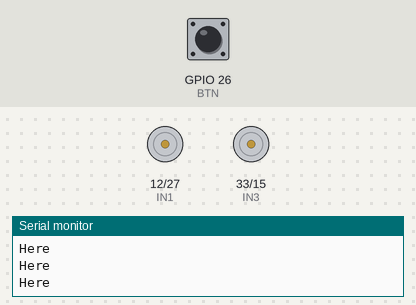
Bench run of a sketch on a simulated ESP32. On the bench: motor-driver pin pairs drawn as motors (green arrow = first pin HIGH = forward, orange = second pin HIGH = backward, longer = more drive, scaled by the enable pin), the last lines printed to the serial monitor. The inputs (shaded band) are chosen by the test bench; at power-on: GPIO 26 (BTN) LOW.

Above: at 1.2 s.
1.3 s: GPIO 26 (BTN) pulled HIGH for 0.15 s
At 2.1 s:
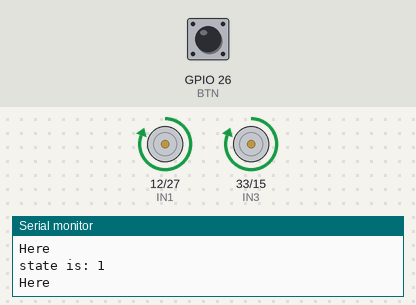
At 4.9 s:
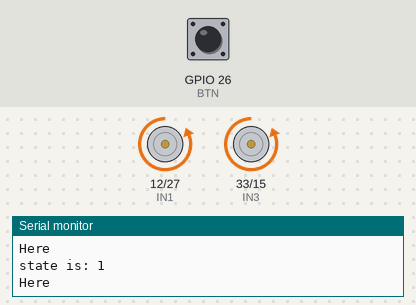
Timing chart, 0 to 13.0 s (numbered marks = the images above; inputs shaded):
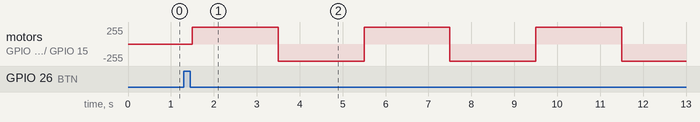

Measured:
- after the input at 1.3 s, motor on GPIO 12 (IN1) / GPIO 27 (IN2), motor on GPIO 33 (IN3) / GPIO 15 (IN4): alternates forward 255/255 for 2.0 s and backward 255/255 for 2.0 s, starting after 0.20 s

The sketch:

motor_driver_test_p4.ino
```cpp
//Initialize Motors
#define ENA 13
#define IN1 12
#define IN2 27
#define IN3 33
#define IN4 15
#define ENB 32


// setting PWM properties
const int MAX_PWM_VOLTAGE = 255;
const int NOM_PWM_VOLTAGE = 150;
const int MIN_PWM_VOLTAGE = 20;

// Motor timing
unsigned long motorCm;
unsigned long motorPm;
const unsigned long MOTOR_PERIOD = 20;

//button setup
#define BTN 26  // declare the button pin number

volatile bool buttonIsPressed = false;
volatile bool timePassed = true;
hw_timer_t * timer = NULL;
portMUX_TYPE timerMux = portMUX_INITIALIZER_UNLOCKED;

void IRAM_ATTR isr() {  // the function to be called when interrupt is triggered
  portENTER_CRITICAL_ISR(&timerMux);
  buttonIsPressed = true;
  timePassed = false;
  portEXIT_CRITICAL_ISR(&timerMux);
  timerStart(timer);

}

void IRAM_ATTR timer_isr() {  // the function to be called when interrupt is triggered
  portENTER_CRITICAL(&timerMux);
  timePassed = true;
  portEXIT_CRITICAL(&timerMux);
  timerStop(timer);
  timerRestart(timer);
}

bool state = false;

void setup() {
  Serial.begin(115200); // Starts the serial communication
  pinMode(ENA, OUTPUT);
  pinMode(IN1, OUTPUT);
  pinMode(IN2, OUTPUT);
  pinMode(IN3, OUTPUT);
  pinMode(IN4, OUTPUT);
  pinMode(ENB, OUTPUT);

  pinMode(BTN, INPUT);
  attachInterrupt(BTN, isr, RISING);
  timer = timerBegin(0, 80, true); // divides the frequency by the prescaler: 80,000,000 / 80 = 1,000,000 tics / sec
  timerAttachInterrupt(timer, &timer_isr, true);    // sets which function do you want to call when the interrupt is triggered
  timerAlarmWrite(timer, 200000, true);         // sets how many tics will you count to trigger the interrupt
  timerAlarmEnable(timer); // Enables timer
}

void loop() {

 if (checkButton()) {
  state = !state;
  Serial.print("state is: ");
  Serial.println(state);

 }
 Serial.println("Here");
 if (state) {
   analogWrite(ENA,255);
   analogWrite(ENB, 255);
   digitalWrite(IN1,HIGH);
   digitalWrite(IN2,LOW);
   digitalWrite(IN3,HIGH);
   digitalWrite(IN4,LOW);
   delay(2000);
   digitalWrite(IN2,HIGH);
   digitalWrite(IN1,LOW);
   digitalWrite(IN4,HIGH);
   digitalWrite(IN3,LOW);
   delay(2000);
 } else {
   digitalWrite(IN2,LOW);
   digitalWrite(IN1,LOW);
   digitalWrite(IN4,LOW);
   digitalWrite(IN3,LOW);
 }
}

bool checkButton() {
  if (buttonIsPressed && timePassed) {
    return true;
  }
  return false;
}


// motor control function declarations

void forward()
{
 for(int i=0;i<=100;i++)
 {
 analogWrite(ENA,i);
 analogWrite(ENB,i);
 digitalWrite(IN1,HIGH);
 digitalWrite(IN2,LOW);
 digitalWrite(IN3,LOW);
 digitalWrite(IN4,HIGH);
 }
}

void reverse()
{
 for(int j=0;j<=100;j++)
 {
 analogWrite(ENA,j);
 analogWrite(ENB,j);
 digitalWrite(IN1,LOW);
 digitalWrite(IN2,HIGH);
 digitalWrite(IN3,HIGH);
 digitalWrite(IN4,LOW);
 }
}

void left()
{
 analogWrite(ENA,127);
 analogWrite(ENB,0);
 digitalWrite(IN1,HIGH);
 digitalWrite(IN2,LOW);
 digitalWrite(IN3,HIGH);
 digitalWrite(IN4,HIGH);
}

void right()
{
 analogWrite(ENA,0);
 analogWrite(ENB,127);
 digitalWrite(IN1,HIGH);
 digitalWrite(IN2,HIGH);
 digitalWrite(IN3,LOW);
 digitalWrite(IN4,HIGH);
}

void stoprobot()
{
 analogWrite(ENA,0);
 analogWrite(ENB,0);
 digitalWrite(IN1,LOW);
 digitalWrite(IN2,LOW);
 digitalWrite(IN3,LOW);
 digitalWrite(IN4,LOW);
}
```
